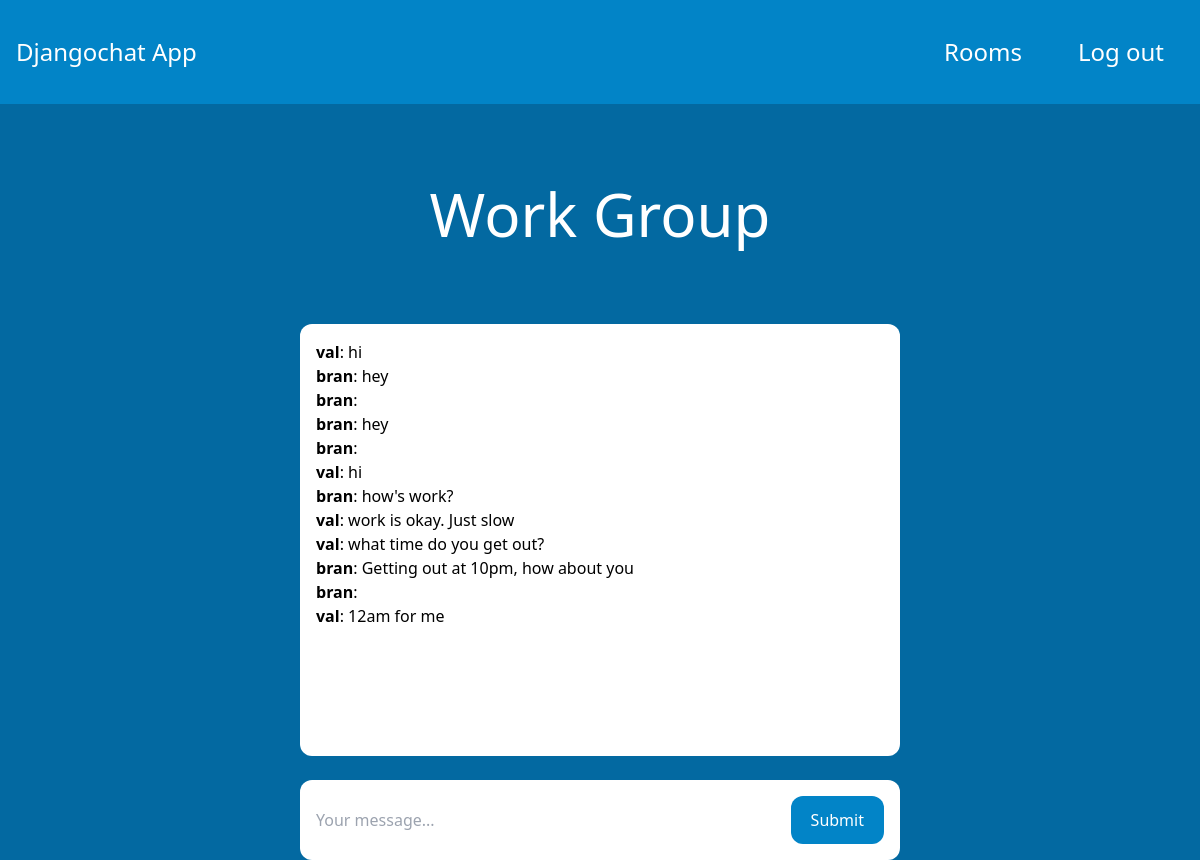
/rooms/Work/ (signed in), run on the app's committed database.
### room/models.py (models this page shows)
class Room(models.Model):
    name = models.CharField(max_length=255)
    slug = models.SlugField(unique=True)

class Message(models.Model):
    room = models.ForeignKey(
        Room, related_name='messages', on_delete=models.CASCADE)
    user = models.ForeignKey(
        User, related_name='messages', on_delete=models.CASCADE)
    content = models.TextField()
    date_added = models.DateTimeField(auto_now_add=True)
    class Meta:
        ordering = ('date_added',)

### room/views.py (the view)
# urls.py: path('rooms/', include('room.urls')),
@login_required
def room(request, slug):
    room = Room.objects.get(slug=slug)
    messages = Message.objects.filter(room=room)[0:25]
    return render(request, 'room/room.html', {'room': room, 'messages': messages})

### room/templates/room/room.html (shortened to what this page needs)
{% extends 'core/base.html' %}
{% block content %}
<div class="p-10 lg:p-20 text-center">
    <h1 class="text-3xl lg:text-6xl text-white">{{ room.name }}</h1>
</div>
<div class="lg:w-2/4 mx-4 lg:mx-auto p-4 bg-white rounded-xl">
    <div class="chat-messages space-y-3" id="chat-messages">
        {% for m in messages %}<b>{{ m.user.username }}</b>: {{ m.content }}<br>{% endfor %}
    </div>
</div>
<div class="lg:w-2/4 mt-6 mx-4 lg:mx-auto p-4 bg-white rounded-xl">
    <form method="post" action="." class="flex">
        <input type="text" name="content" class="flex-1 mr-3" placeholder="Your message..." id="chat-message-input">
        <button
            class="px-5 py-3 rounded-xl text-white bg-sky-600 hover:bg-sky-700"
            id="chat-message-submit"
        >Submit</button>
    </form>
</div>
{% endblock %}

### core/templates/core/base.html (style rules this page uses)
.chat-messages { height: 400px; overflow-y: auto ; }

### data on the page
Room: name "Work Group"
Message: user.username "val", content "hi"
Message: user.username "bran", content "hey"
Message: user.username "bran"
Message: user.username "bran", content "hey"
Message: user.username "bran"
Message: user.username "val", content "hi"
Message: user.username "bran", content "how's work?"
Message: user.username "val", content "work is okay. Just slow"
Message: user.username "val", content "what time do you get out?"
Message: user.username "bran", content "Getting out at 10pm, how about you"
Message: user.username "bran"
Message: user.username "val", content "12am for me"
